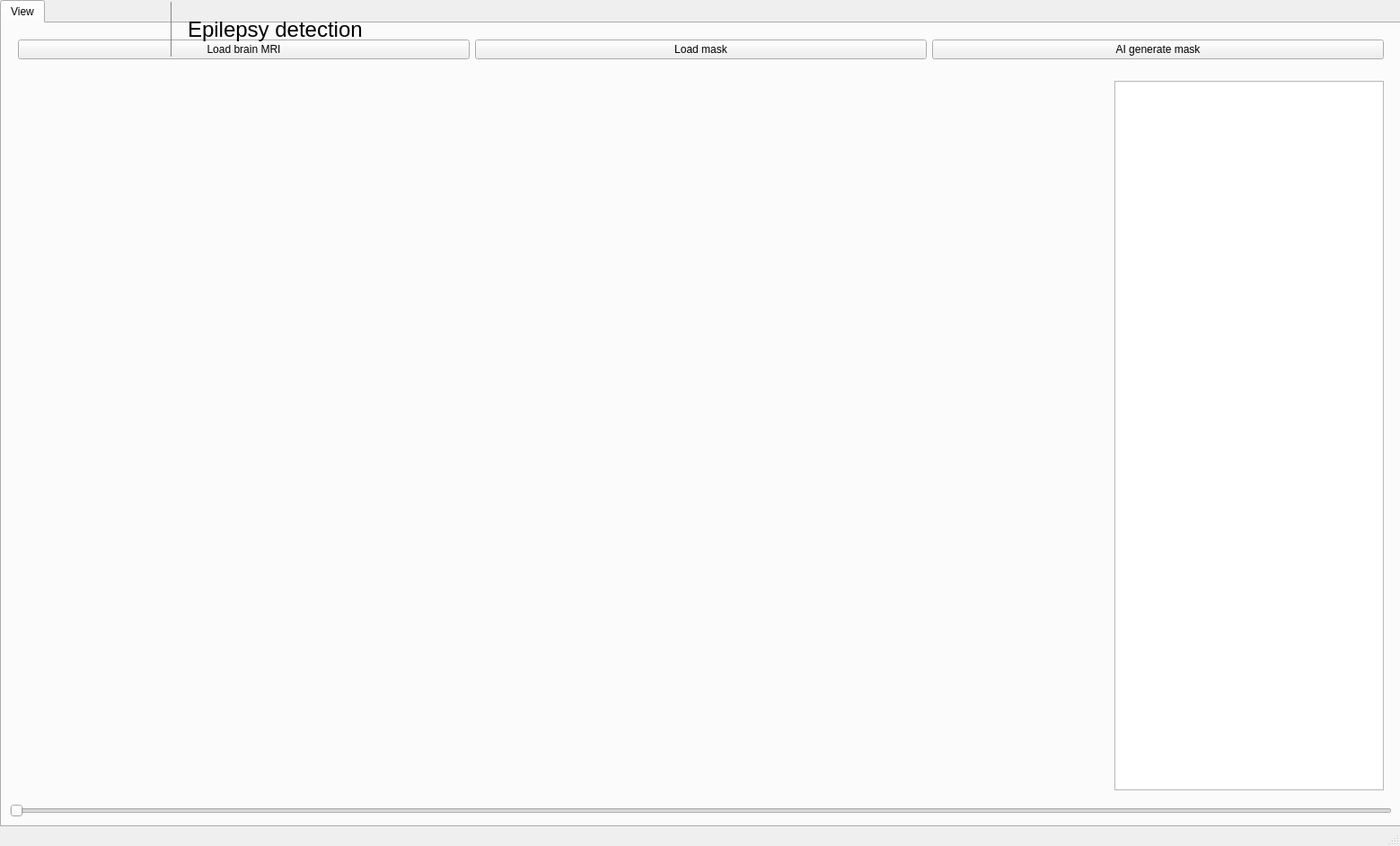
<?xml version="1.0" encoding="UTF-8"?>
<ui version="4.0">
 <class>MainWindow</class>
 <widget class="QMainWindow" name="MainWindow">
  <property name="geometry">
   <rect>
    <x>0</x>
    <y>0</y>
    <width>1559</width>
    <height>942</height>
   </rect>
  </property>
  <property name="minimumSize">
   <size>
    <width>1300</width>
    <height>700</height>
   </size>
  </property>
  <property name="windowTitle">
   <string>MainWindow</string>
  </property>
  <property name="styleSheet">
   <string notr="true">/* Global Styles */
QWidget {
    background-color: #FFFFFF; /* white background */
    font-family: &quot;Segoe UI&quot;, sans-serif;
    font-size: 12pt;
    color: #333333; /* Dark gray text */
}

/* QMainWindow styling */
QMainWindow {
    background-color: #FFFFFF; /* White background for the main window */
    border: none;
}

/* TabWidget Styling */
QTabWidget::tab-bar {
    alignment: center;
}

QTabWidget::pane {
    border: none;
    border-top: 1px solid #E0E0E0; /* Light gray border for the tab pane */
    background-color: #FFFFFF; /* White background for tabs area */
    border-radius: 0px;
}

QTabBar::tab {
    background-color: #FFFFFF; /* White background for each tab */
    border: none;
    padding: 22px 40px; /* Padding for tab text */
    color: #555555; /* Dark gray text */
    font-size: 13pt;
}

QTabBar::tab:selected {
    background-color: #F8F9FA; /* Light gray background for the selected tab */
    color: #164194; /* Blue text for the active tab */
    font-weight: bold;
}

QTabBar::tab:hover {
    background-color: #E8EAF6; /* Subtle blue hover effect */
    color: #164194;
}

/* General Button Styling */
QPushButton {
    background-color: #FFFFFF; /* White button background */
    border: 1px solid #E0E0E0; /* Light gray border */
    border-radius: 6px; /* Rounded corners */
    padding: 6px 12px;
    color: #333333; /* Dark gray text */
}

QPushButton:hover {
    background-color: #E8EAF6; /* Subtle blue hover effect */
    border-color: #B0B0B0; /* Slightly darker border */
}

QPushButton:pressed {
    background-color: #DDE2F1; /* Slightly darker blue for pressed state */
}

/* Header Styling */
QLabel#headerLabel {
    font-size: 14pt; /* Larger font size for headers */
    font-weight: bold;
    color: #333333; /* Dark gray */
}

/* General Frame Styling */
QFrame {
    background-color: #FFFFFF; /* White background for cards or sections */
    border: 1px solid #E0E0E0; /* Light gray border */
    border-radius: 6px; /* Rounded corners */
    padding: 12px;
}



/* Text Fields */
QLineEdit, QTextEdit {
    background-color: #FFFFFF;
    border: 1px solid #E0E0E0;
    border-radius: 6px;
    padding: 4px;
    color: #333333;
}

QLineEdit:focus, QTextEdit:focus {
    border-color: #164194; /* Blue border when focused */
}

/* Footer Styling */
QStatusBar {
    background-color: #FFFFFF;
    border-top: 1px solid #E0E0E0; /* Light gray top border */
    font-size: 10pt;
    color: #555555; /* Slightly lighter gray text */
}

QGroupBox {
    background-color: #F9F9F9;
	padding: 20px;
    border-radius: 6px;
    font-size: 13pt;
    margin: 35px;
}

QGroupBox::title {
	padding: 20px;
}

QWebEngineView {
   border-radius: 6px;
}

#tabWidget &gt; QFrame {
	border: none;
}
</string>
  </property>
  <widget class="QWidget" name="centralwidget">
   <widget class="QTabWidget" name="tabWidget">
    <property name="geometry">
     <rect>
      <x>0</x>
      <y>0</y>
      <width>1561</width>
      <height>921</height>
     </rect>
    </property>
    <property name="currentIndex">
     <number>0</number>
    </property>
    <widget class="QWidget" name="tab_01_view">
     <attribute name="title">
      <string>View</string>
     </attribute>
     <layout class="QHBoxLayout" name="horizontalLayout_1" stretch="0">
      <property name="spacing">
       <number>6</number>
      </property>
      <property name="sizeConstraint">
       <enum>QLayout::SizeConstraint::SetDefaultConstraint</enum>
      </property>
      <item>
       <layout class="QVBoxLayout" name="verticalLayout">
        <item>
         <widget class="QWidget" name="widget_2" native="true">
          <property name="maximumSize">
           <size>
            <width>16777215</width>
            <height>60</height>
           </size>
          </property>
          <layout class="QHBoxLayout" name="horizontalLayout_5">
           <item>
            <layout class="QHBoxLayout" name="horizontalLayout_4">
             <item>
              <widget class="QPushButton" name="uploadButton">
               <property name="text">
                <string>Load brain MRI</string>
               </property>
               <property name="checkable">
                <bool>false</bool>
               </property>
               <property name="flat">
                <bool>false</bool>
               </property>
              </widget>
             </item>
             <item>
              <widget class="QPushButton" name="uploadMaskButton">
               <property name="text">
                <string>Load mask</string>
               </property>
              </widget>
             </item>
             <item>
              <widget class="QPushButton" name="inferMaskButton">
               <property name="text">
                <string>AI generate mask</string>
               </property>
              </widget>
             </item>
            </layout>
           </item>
          </layout>
         </widget>
        </item>
        <item>
         <widget class="QWidget" name="widget" native="true">
          <layout class="QHBoxLayout" name="horizontalLayout_3">
           <item>
            <layout class="QHBoxLayout" name="horizontalLayout">
             <item>
              <widget class="QLabel" name="image_label">
               <property name="text">
                <string/>
               </property>
              </widget>
             </item>
             <item>
              <widget class="QtInteractor" name="three_D_plotter" native="true">
               <property name="minimumSize">
                <size>
                 <width>25</width>
                 <height>0</height>
                </size>
               </property>
              </widget>
             </item>
             <item>
              <widget class="QListView" name="volumeListView">
               <property name="maximumSize">
                <size>
                 <width>300</width>
                 <height>16777215</height>
                </size>
               </property>
              </widget>
             </item>
            </layout>
           </item>
          </layout>
         </widget>
        </item>
        <item>
         <widget class="QSlider" name="slice_slider">
          <property name="orientation">
           <enum>Qt::Orientation::Horizontal</enum>
          </property>
         </widget>
        </item>
       </layout>
      </item>
     </layout>
    </widget>
   </widget>
   <widget class="QLabel" name="logoMN">
    <property name="geometry">
     <rect>
      <x>10</x>
      <y>2</y>
      <width>181</width>
      <height>61</height>
     </rect>
    </property>
    <property name="styleSheet">
     <string notr="true">QLabel {
margin: 0px;
padding: 0px;
padding-top: 4px;
border: none;
border-right: 1px solid #858585;
border-radius: 0px;
}</string>
    </property>
    <property name="text">
     <string>&lt;html&gt;&lt;head/&gt;&lt;body&gt;&lt;p&gt;&lt;img src=&quot;gui/resources/MN_logo.png&quot; height=&quot;44&quot;/&gt;&lt;/p&gt;&lt;/body&gt;&lt;/html&gt;</string>
    </property>
   </widget>
   <widget class="QLabel" name="label_9">
    <property name="geometry">
     <rect>
      <x>200</x>
      <y>0</y>
      <width>211</width>
      <height>61</height>
     </rect>
    </property>
    <property name="styleSheet">
     <string notr="true">QLabel {
margin: 0px;
padding: 0px;
padding-top: 6px;
padding-left: 6px;
border: none;
}</string>
    </property>
    <property name="text">
     <string>&lt;html&gt;&lt;head/&gt;&lt;body&gt;&lt;p&gt;&lt;span style=&quot; font-size:18pt;&quot;&gt;Epilepsy detection&lt;/span&gt;&lt;/p&gt;&lt;/body&gt;&lt;/html&gt;</string>
    </property>
   </widget>
  </widget>
  <widget class="QStatusBar" name="statusbar"/>
 </widget>
 <customwidgets>
  <customwidget>
   <class>QtInteractor</class>
   <extends>QWidget</extends>
   <header>pyvistaqt.plotting</header>
   <container>1</container>
  </customwidget>
 </customwidgets>
 <resources/>
 <connections/>
</ui>
